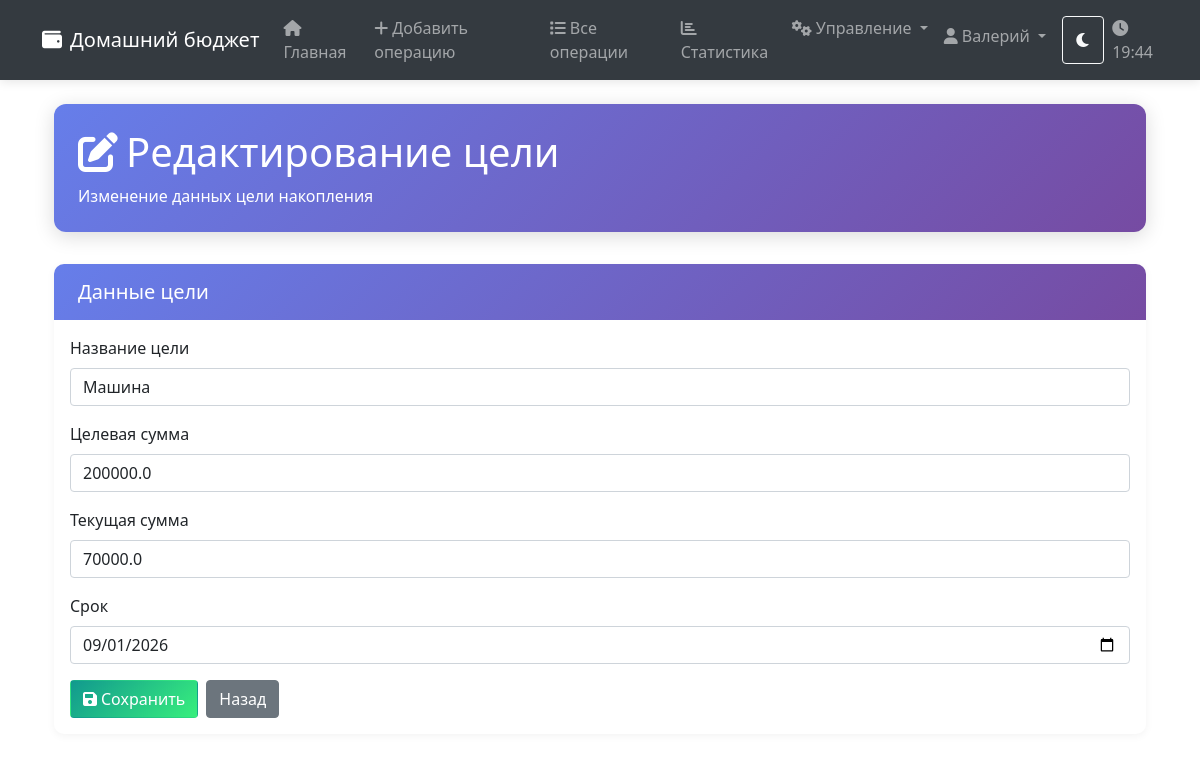
The page /edit_goal/10 (signed in) on the database its author committed.
### tables this page shows
CREATE TABLE goals (
            id INTEGER PRIMARY KEY AUTOINCREMENT,
            name TEXT NOT NULL,
            target_amount REAL NOT NULL,
            current_amount REAL DEFAULT 0,
            deadline DATE,
            auto_save_amount REAL DEFAULT 0,
            auto_save_frequency TEXT,
            created_at TIMESTAMP DEFAULT CURRENT_TIMESTAMP,
            user_id INTEGER,
            FOREIGN KEY (user_id) REFERENCES users (id)
        );

### routes/goal_routes.py (the view, shortened to what this page needs)
    @app.route('/edit_goal/<int:goal_id>', methods=['GET', 'POST'])
    @login_required
    def edit_goal(goal_id):
        with get_db_connection() as conn:
            goal = conn.execute(
                'SELECT * FROM goals WHERE id = ? AND user_id = ?',
                (goal_id, session['user_id'])
            ).fetchone()
            if not goal:
                flash('Цель не найдена', 'error')
                return redirect(url_for('view_goals'))
        return render_template('edit_goal.html', goal=goal)

### app.py (called while the page is built)
def get_moscow_time():
    moscow_tz = pytz.timezone("Europe/Moscow")
    return datetime.now(moscow_tz)

@app.context_processor
def utility_processor():
    return dict(get_moscow_time=get_moscow_time)

### auth_utils.py (called while the page is built)
def login_required(f):
    @wraps(f)
    def decorated_function(*args, **kwargs):
        if 'user_id' not in session:
            flash('Пожалуйста, войдите в систему', 'error')
            return redirect(url_for('login'))
        return f(*args, **kwargs)
    return decorated_function

### database.py (called while the page is built)
def get_db_connection():
    BASE_DIR = os.path.dirname(os.path.abspath(__file__))
    DATABASE_PATH = os.path.join(BASE_DIR, 'budget.db')
    conn = sqlite3.connect(DATABASE_PATH)
    conn.row_factory = sqlite3.Row
    return conn

### templates/edit_goal.html (shortened to what this page needs)
{% extends "base.html" %}
{% block content %}
<div class="container mt-4 fade-in">
    <div class="page-header">
        <h1><i class="fas fa-edit me-2"></i>Редактирование цели</h1>
        <p class="mb-0">Изменение данных цели накопления</p>
    </div>
    <div class="card form-card">
        <div class="card-header">
            <h5 class="mb-0">Данные цели</h5>
        </div>
        <div class="card-body">
            <form action="{{ url_for('edit_goal', goal_id=goal.id) }}" method="post">
                <div class="mb-3">
                    <label class="form-label">Название цели</label>
                    <input type="text" class="form-control" name="name" value="{{ goal.name }}" required>
                </div>
                <div class="mb-3">
                    <label class="form-label">Целевая сумма</label>
                    <input type="number" class="form-control" name="target_amount"
                           step="100" min="1" value="{{ goal.target_amount }}" required>
                </div>
                <div class="mb-3">
                    <label class="form-label">Текущая сумма</label>
                    <input type="number" class="form-control" name="current_amount"
                           step="100" min="0" value="{{ goal.current_amount }}" required>
                </div>
                <div class="mb-3">
                    <label class="form-label">Срок</label>
                    <input type="date" class="form-control" name="deadline" value="{{ goal.deadline or '' }}">
                </div>
                <div class="d-flex gap-2">
                    <button type="submit" class="btn btn-modern-success">
                        <i class="fas fa-save me-1"></i>Сохранить
                    </button>
                    <a href="{{ url_for('view_goals') }}" class="btn btn-secondary">
                        Назад
                    </a>
                </div>
            </form>
        </div>
    </div>
</div>
{% endblock %}

### templates/base.html (style rules this page uses)
:root { --bg-primary: #ffffff; --bg-secondary: #f8f9fa; --text-primary: #212529; --text-secondary: #6c757d; --border-color: #dee2e6; --card-bg: #ffffff; --header-bg: #343a40; --primary-gradient: linear-gradient(135deg, #667eea 0%, #764ba2 100%); --success-gradient: linear-gradient(135deg, #11998e 0%, #38ef7d 100%); --warning-gradient: linear-gradient(135deg, #f7971e 0%, #ffd200 100%); --danger-gradient: linear-gradient(135deg, #ff416c 0%, #ff4b2b 100%); --info-gradient: linear-gradient(135deg, #00c6ff 0%, #0072ff 100%); }
body { background-color: var(--bg-primary); color: var(--text-primary); transition: all 0.3s ease; margin: 0; padding: 0; min-height: 100vh; font-family: 'Segoe UI', Tahoma, Geneva, Verdana, sans-serif; }
.page-header { background: var(--primary-gradient); color: white; padding: 1.5rem; border-radius: 12px; margin-bottom: 2rem; box-shadow: 0 4px 20px rgba(0,0,0,0.15); }
.form-card { border: none; border-radius: 10px; box-shadow: 0 2px 15px rgba(0,0,0,0.08); margin-bottom: 2rem; }
.form-card .card-header { background: var(--primary-gradient); color: white; border-radius: 10px 10px 0 0 !important; padding: 1rem 1.5rem; border: none; }
.btn-modern-success { background: var(--success-gradient); color: white; }
.card { background-color: var(--card-bg); border-color: var(--border-color); border-radius: 10px; box-shadow: 0 2px 8px rgba(0,0,0,0.05); }
.fade-in { animation: fadeIn 0.5s ease forwards; }

### rows shown on the page
goals: name "Машина", target_amount "200000.0", current_amount "70000.0", deadline "09/01/2026"

### other values the page prints
{{ session['username'] }} "Валерий"
